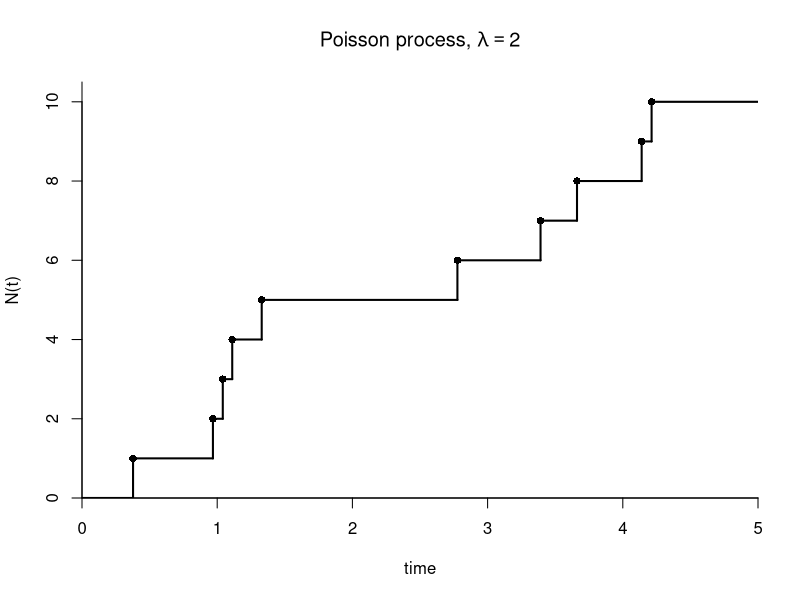
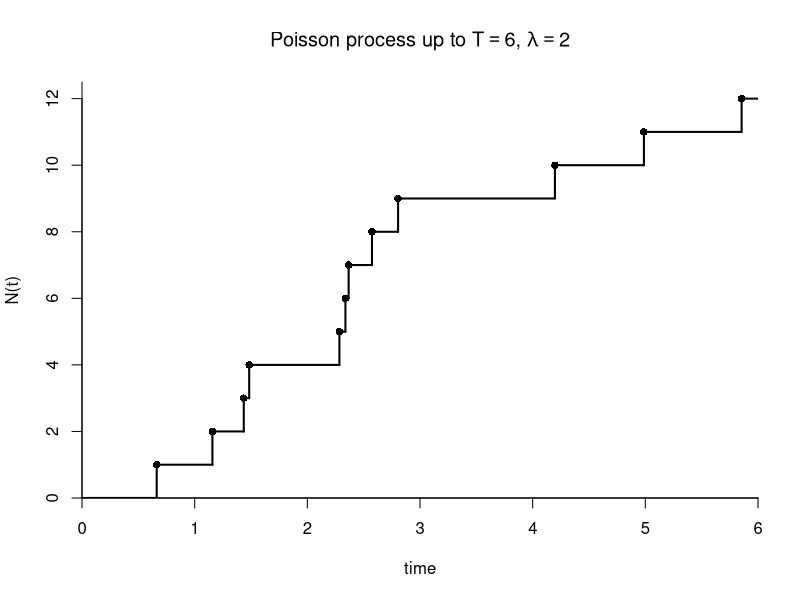
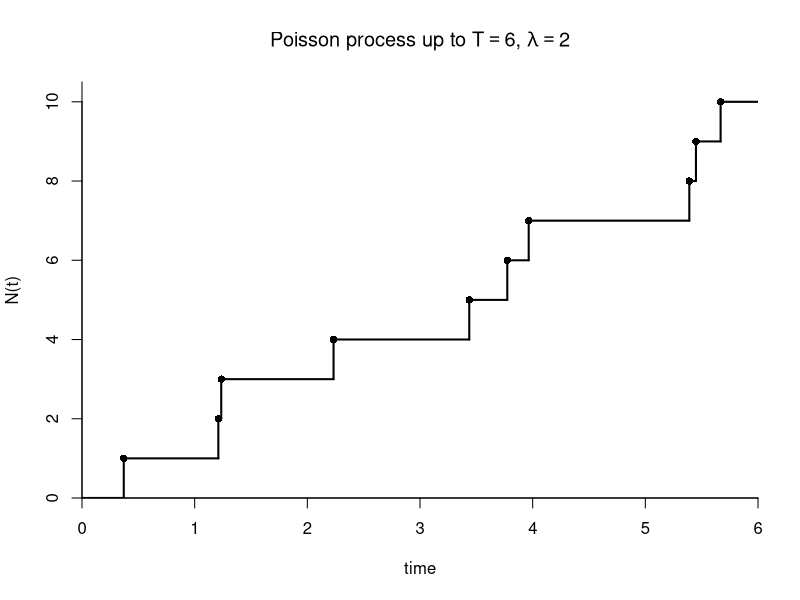
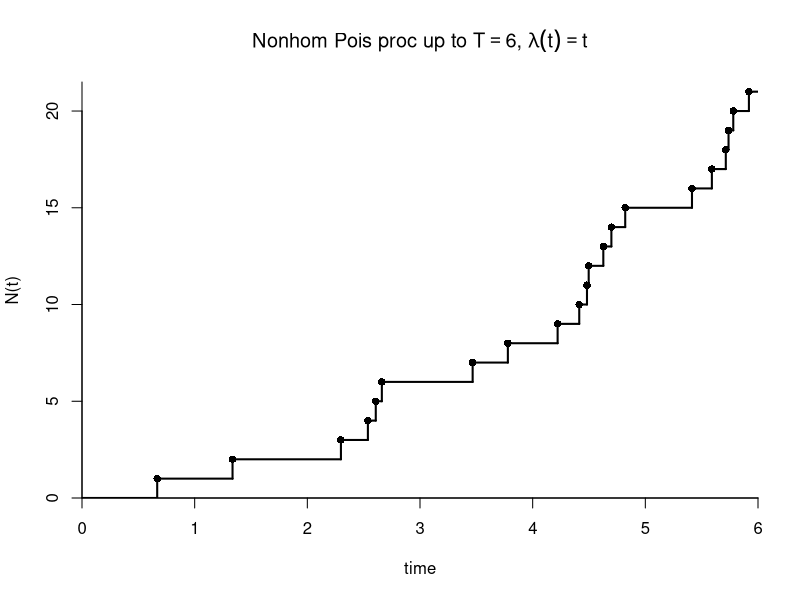
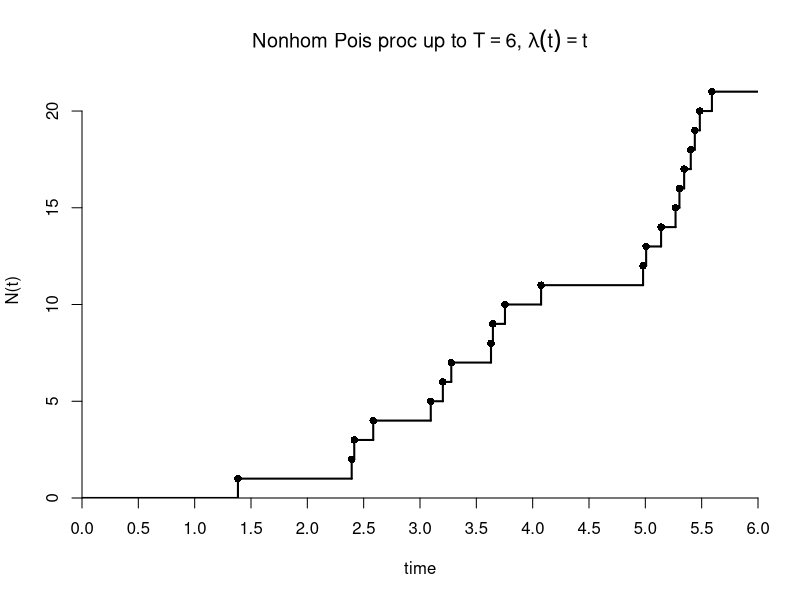
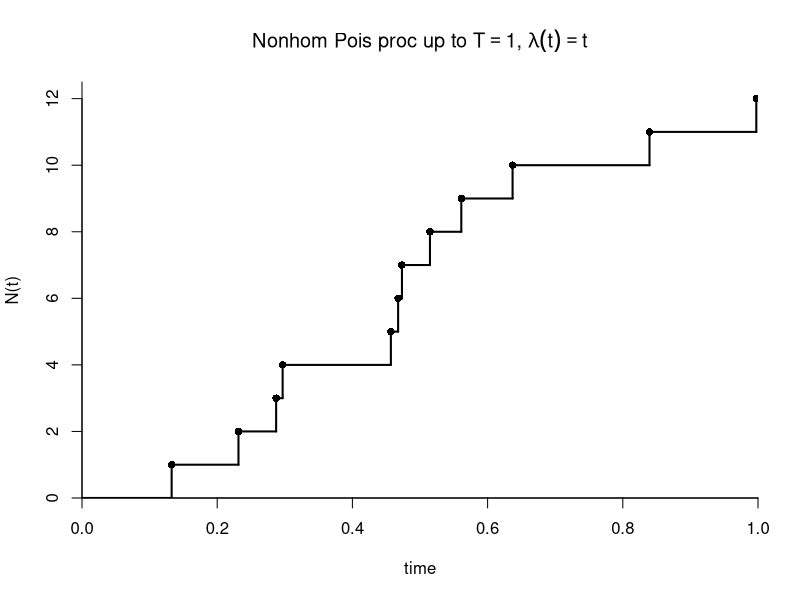
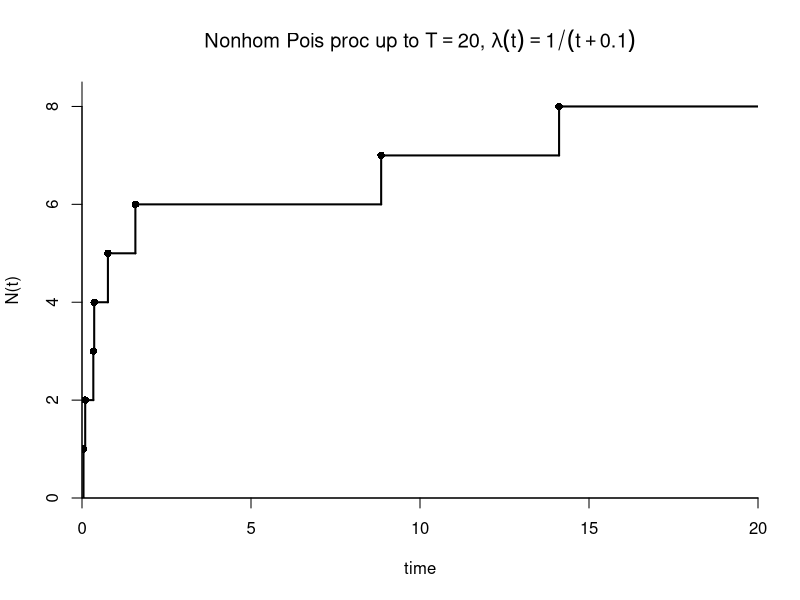

Generate these figures, in order, with R:

                                        ## lect_10 ##

                                   ## Poisson Process ##

##############################################

## Trajectory

lambda<-2
#set.seed(1)
#X<-rexp(10,rate=lambda)
X<-c(0.3776,0.5908,0.0729,0.0699,0.2180,
     1.4475,0.6148,0.2698,0.4782,0.0735)
S<-cumsum(X)
N<-length(X)

?stepfun

string<-substitute( paste('Poisson process, ',lambda==a),
                    list(a=lambda) )

# pdf("trajectory.pdf",height=6,width=7,paper="special")

plot(stepfun(S,0:N),pch=16,lwd=2,xlim=c(0,5),ylim=c(0,10.5),
     main=string,ylab="N(t)",xlab="time",bty="L",yaxs="i",xaxs="i")

# dev.off()

## Generating a Poisson Process (1)

lambda<-2
T.fin<-6
t<-0
j<-0
S<-c()
set.seed(1)
while (t<T.fin){
	U<-runif(1)
	t<-t-log(U)/lambda
	j<-j+1
	S<-c(S,t)
}
S<-S[-j]
S
cat("N(T)=",j-1)

string<-substitute( paste('Poisson process up to ',T==b, ', ',lambda==a),
                    list(a=lambda,b=T.fin) )

# pdf("pois_proc1.pdf",height=6,width=7,paper="special")

plot(stepfun(S,0:(j-1)),pch=16,lwd=2,ylim=c(0,j-0.5),xlim=c(0,T.fin),
     main=string,ylab="N(t)",xlab="time",bty="L",yaxs="i",xaxs="i")
     
# dev.off()     
 
## Generating a Poisson Process (2)

pois.sim <- function(l){
    X<-0
    px<-exp(-l)
    Fx<-px
    U<-runif(1)
    while (Fx<U) {
        X<-X+1
        px<-px*l/X
        Fx<-Fx+px
    }
    return(X)
}

lambda<-2
T.fin<-6
set.seed(1)
N<-pois.sim(lambda*T.fin)
U<-runif(N)
S<-U*T.fin
S<-sort(S)
S
cat("N(T)=",N)

string<-substitute( paste('Poisson process up to ',T==b, ', ',lambda==a),
                    list(a=lambda,b=T.fin) )

# pdf("pois_proc2.pdf",height=6,width=7,paper="special")

plot(stepfun(S,0:N),pch=16,lwd=2,ylim=c(0,N+0.5),xlim=c(0,T.fin),
     main=string,ylab="N(t)",xlab="time",bty="L",yaxs="i",xaxs="i")
     
# dev.off()     
 
##############################################

## Nonohomogeneous Poisson process
 

# Thinning algorithm 

lambda.fun<-function(t) t
T.fin<-6
lambda<-6

set.seed(1)
t<-0
j<-0
S<-c()
iter<-0
while (t<T.fin){
	U<-runif(1)
	iter<-iter+1
	t<-t-log(U)/lambda
	U<-runif(1)
	iter<-iter+1
	if (U <= (lambda.fun(t)/lambda)){
		j<-j+1
		S<-c(S,t)
	}
}
S<-S[-j]
S
cat("N(T)=",j-1)
cat("num Unif generated=",iter)

string<-substitute( paste('Nonhom Pois proc up to ',T==b, ', ',lambda(t)==t),
                    list(a=lambda,b=T.fin) )

# pdf("non_pois_proc1.pdf",height=6,width=7,paper="special")

plot(stepfun(S,0:(j-1)),pch=16,lwd=2,ylim=c(0,j-0.5),xlim=c(0,T.fin),
     main=string,ylab="N(t)",xlab="time",bty="L",yaxs="i",xaxs="i")
     
# dev.off()     
 
## Efficient thinning algorithm 

T.fin<-6
k<-11
#t.i<-(1:12)/2
#t.i
t.i<-seq(0,T.fin,length=k+2)[-1]
t.i
lambda.i<-lambda.fun(t.i)                          # lambda(t) is increasing

t<-0
j<-0
S<-c()
set.seed(1)
U<-runif(1)
X<--log(U)/lambda.i[1]
iter<-1
for (i in 1:(k+1)) {
	# cat("i=",i,"\n")
	# cat("t=",t,"\n")
	# cat("X=",X,"\n")
	# cat("t.i=",t.i[i],"\n\n")
	while (t+X<t.i[i]){
		t<-t+X
		U<-runif(1)
		iter<-iter+1
		if (U <= (lambda.fun(t)/lambda.i[i])){
			j<-j+1
			S<-c(S,t)
		}
		U<-runif(1)
		iter<-iter+1
		X<--log(U)/lambda.i[i]
		# cat("j=",j,"\n")
		# cat("S[j]=",t,"\n")
		# cat("t=",t,"\n")
		# cat("X=",X,"\n\n")
	}
	X<-lambda.i[i]*(X-(t.i[i]-t))/lambda.i[i+1]
	t<-t.i[i]
	# cat("t=",t,"\n")
	# cat("X=",X,"\n")
	# cat("t.i=",t.i[i],"\n\n\n")
}
S
cat("N(T)=",j)
cat("num Unif generated=",iter)


string<-substitute( paste('Nonhom Pois proc up to ',T==b, ', ',lambda(t)==t),
                    list(a=lambda,b=T.fin) )

# pdf("non_pois_proc2.pdf",height=6,width=7,paper="special")

plot(stepfun(S,0:j),pch=16,lwd=2,ylim=c(0,j+0.5),xlim=c(0,T.fin),axes=F,
     main=string,ylab="N(t)",xlab="time",bty="L",yaxs="i",xaxs="i")
axis(2)
axis(1,at=c(0,t.i))
     
# dev.off()     
  
  
## Merging
                                                   # inefficient
set.seed(1)
lambda.fun<-function(t) t+10
T.fin<-1
lambda<-11

t<-0
j<-0
S<-c()
iter<-0
while (t<T.fin){
	U<-runif(1)
	iter<-iter+1
	t<-t-log(U)/lambda
	U<-runif(1)
	iter<-iter+1
	if (U <= (lambda.fun(t)/lambda)){
		j<-j+1
		S<-c(S,t)
	}
}
S<-S[-j]
S
cat("N(T)=",j-1)
cat("num Unif generated=",iter)

                                                   # efficient via merging
set.seed(1)
lambda.fun<-function(t) t+10
T.fin<-1
under.l<-10

t<-0
j<-0
S<-c()
iter<-0
while (t<T.fin){
	U<-runif(1)
	iter<-iter+1
	t<-t-log(U)/under.l
	j<-j+1
	S<-c(S,t)
}
S<-S[-j]
S
cat("N(T)=",j-1)
cat("num Unif generated=",iter)

t<-0
j<-j-1
lambda<-1
while (t<T.fin){
	U<-runif(1)
	iter<-iter+1
	t<-t-log(U)/lambda
	U<-runif(1)
	iter<-iter+1
	if (U <= ((lambda.fun(t)-under.l)/lambda)){
		j<-j+1
		S<-c(S,t)
	}
}
S<-S[-j]
S
S<-sort(S)
S
cat("N(T)=",j-1)
cat("num Unif generated=",iter)

string<-substitute( paste('Nonhom Pois proc up to ',T==b, ', ',lambda(t)==t),
                    list(a=lambda,b=T.fin) )

# pdf("non_pois_proc3.pdf",height=6,width=7,paper="special")

plot(stepfun(S,0:(j-1)),pch=16,lwd=2,ylim=c(0,j-0.5),xlim=c(0,T.fin),
     main=string,ylab="N(t)",xlab="time",bty="L",yaxs="i",xaxs="i")
     
# dev.off()     


## Inverse transform algorithm

T.fin<-20
a<-0.1

set.seed(100)
t<-0
j<-0
S<-c(0)
while (t<T.fin){
	j<-j+1
	U<-runif(1)
	t<-(S[j]+a*U)/(1-U)
	S<-c(S,t)
}
S
j
S<-S[-c(1,j+1)]
S
cat("N(T)=",j-1)

string<-substitute( paste('Nonhom Pois proc up to ',T==b, ', ',lambda(t)==1/(t+a)),
                    list(a=a,b=T.fin) )

# pdf("non_pois_proc4.pdf",height=6,width=7,paper="special")

plot(stepfun(S,0:(j-1)),pch=16,lwd=2,ylim=c(0,j-0.5),xlim=c(0,T.fin),
     main=string,ylab="N(t)",xlab="time",bty="L",yaxs="i",xaxs="i")
     
# dev.off()     



